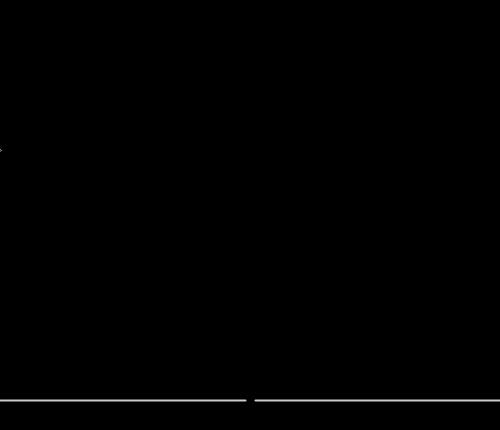
Frame 1 (no input)
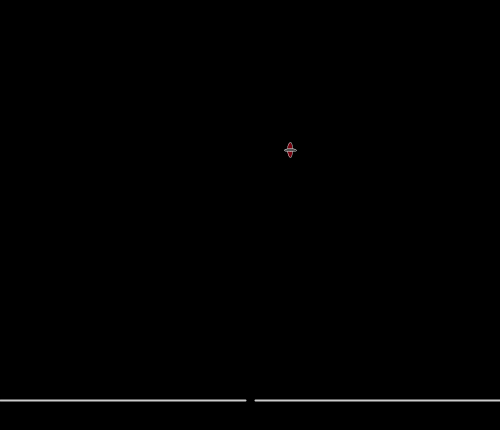
Frame 60 (the mouse pressed at the canvas centre just before this capture)
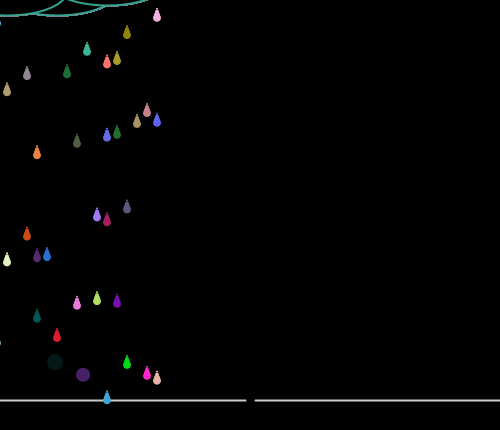
Frame 120 (the mouse held since frame 60 and released just before this capture)

The Processing sketch that drew these frames (run headless with seeded random() and noise(); from frame 60 on, the mouse is pressed at the canvas centre):

// Processing sketch: processing_181270
// ── processing_181270.pde

// Daniel Shiffman Nature of Code
// Ch 8 recursive trees
// Ch 4 particle emitters

Emitter rain;
Tree tree;
Vehicle bird;
boolean rainFin, sprtFin;

void setup() {
  size(500, 430);
  rain = new Emitter();
  tree = new Tree();
  bird = new Vehicle();
  rainFin = false;
  sprtFin = false;
}

void draw() {
  frameRate(10);
  background(0);
  stroke(204);
  strokeWeight(2);
  line(0, 400, width/2-5, 400);
  line(width/2+5, 400, width, 400);
  bird.fly();
  if (!rainFin) rainFin = rain.fall();
  if (rainFin && !sprtFin) sprtFin = tree.sprout();
  else if (sprtFin)tree.unfurl();
}

class Vehicle {
  PVector  vel, pos; 
  color  c;

  Vehicle() {
    vel = new PVector(5, 0);
    pos = new PVector(-10, 150);
  }

  void update() {
    pos.add(vel);
  }

  void display() {
    c = color(random(255), random(255), random(255));
    strokeWeight(.4);
    stroke(255);
    fill(c);
    ellipse(pos.x, pos.y, 5, random(8, 18));  
    stroke(255);
    fill(80);
    ellipse(pos.x, pos.y, 12, 3); 
  }

  void wrap() {
    if (pos.x > width + random(500, 1000)) {
      pos.x = -10;
      pos.y = random(50, 100);
      vel.set(random(5, 10), random(-2, 2));
    }
  }

  void fly() {
    update();
    wrap();
    display();
  }
}

class Emitter {
  ArrayList<Particle> particles;
  PVector pos;
  int strtRow, strtCol, fnshCol, incX;
  float columnXpos;

  Emitter() {
    pos = new PVector();
    particles = new ArrayList<Particle>();
    // set-up raindrop column structure, columnXpos is the
    // incrementing position for all drops in each column
    columnXpos = -400;
    strtRow = -50;
    fnshCol = 200;
  }

  boolean fall() {
    pos.set(strtCol + incX, strtRow);
    incX = incX + 10;
    if (incX > fnshCol) incX = 0; 

    int randNum = int(random(1, 5));
    if (frameCount  %  randNum == 0) {
      particles.add(new Particle(pos));
    }

    for (int i = particles.size ()-1; i >= 0; i--) {
      Particle p = particles.get(i);
      p.run(columnXpos);
      if (p.isDead()) {
        particles.remove(i);
      }
    }

    columnXpos += 3;
    if (columnXpos > width  ) { 
      return true;
    } else return false;
  }
}


class Particle {
  PVector pos, vel;
  float lifespan, alpha, s, r;
  boolean landed; 
  color c;

  Particle(PVector loc) {
    landed = false;
    pos = loc.get();
    vel = new PVector(0, 4);
    lifespan = 255.0;
    alpha = 150.0;
    r = random(-10, 20); // not straight rows
    s = 1;
  }

  void run(float xAlign) {
    move();
    hitGround();
    displayRain(xAlign);
    displayCloud(xAlign);
  }

  void displayCloud(float xAlign) {
    c = color(random(255), random(255), random(255));
    stroke(c);
    strokeWeight(2);
    fill(0);
    ellipse (xAlign + 100, -10, 120, 50);
    ellipse (xAlign + 150, -20, 120, 50);
    ellipse (xAlign + 50, -10, 120, 50);
  }

  void hitGround() {
    if (pos.y > 370 && !landed) {
      pos.y = 370;
      vel.y *= -1;
      vel.x = -4;
      landed = true;
    }
  }

  void move() {
    pos.add(vel);
    lifespan -= .5;
  }

  void displayRain(float xAlign) {
    noStroke();
    c = color(random(255), random(255), random(255));

    if (!landed) {
      fill(c, 255);
      for (int i = 1; i < 5; i++ ) {
        ellipse(xAlign + pos.x, r + pos.y + i*3, i*2, i*2);
      }
    } else {
      fill(c, alpha);
      ellipse(xAlign + pos.x, r+ pos.y, 12 + s, 12 + s);
      alpha -=  30;
      s += 1;
    }
  }

  boolean isDead() {
    if (lifespan < 0.0 || pos.x > width ) {
      return true;
    } else {
      return false;
    }
  }
}

class Tree {
  float theta, sze, incY, incAng, x, y;

  boolean sprout() {
    if (incY < 300) {
      incY += 2;
      //angle, size, xPos, yPos
      grow(0, 90, width/2, height + 270 - incY); 
      return false;
    } else {
      grow(0, 90, width/2, height + 270 - incY);
      return true;
    }
  }

  void unfurl() {
    if (incAng <60) {
      incAng += .2;
      grow(incAng, 90, width/2, height-30);
    } else {
      grow(incAng, 90, width/2, height-30);
    }
  }

  void grow(float t, float s, float xPos, float yPos) {
    theta = radians(t);
    sze = s;
    x = xPos;
    y = yPos;
    translate(x, y);
    branch(sze);
  }

  void branch(float len) {
    float sw = map(len, 2, 120, 1, 10);
    stroke(random(255), random(255), random(255));
    strokeWeight(sw);
    line(0, 0, 0, -len);

    if (len < 2.5) {
      fill(random(255), random(255), random(255));
      ellipse(0, 0, 10, 10);
    }

    translate(0, -len);
    len *= 0.66;
    if (len > 2) {

      pushMatrix();   
      rotate(theta);   
      branch(len);       
      popMatrix(); 

      pushMatrix();
      rotate(-theta);
      branch(len);
      popMatrix();
    }
  }
}
